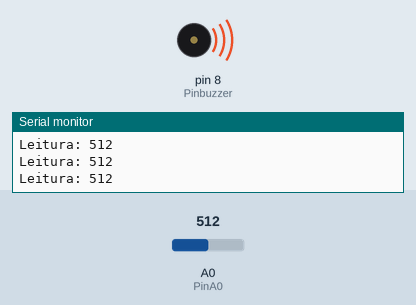
This sketch was run on a simulated Arduino Uno, built with avr-gcc and run on an emulated ATmega328P. On the bench: buzzer (waves = sounding, pin HIGH), the last lines printed to the serial monitor. Inputs (shaded band) come from the test bench; at power-on: A0 (PinA0) = 512.

Above: at 1.2 s.
1.3 s: A0 (PinA0) set to 319
2.8 s: A0 (PinA0) set to 293
At 3.4 s:
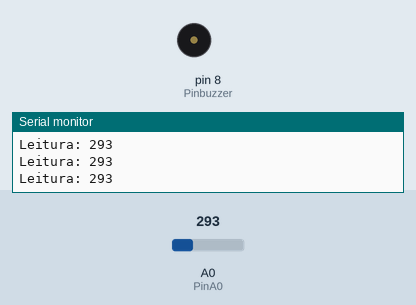
4.3 s: A0 (PinA0) set to 306
At 4.7 s:
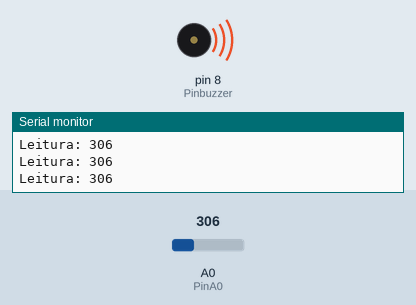
5.8 s: A0 (PinA0) set to 122
At 7.2 s:
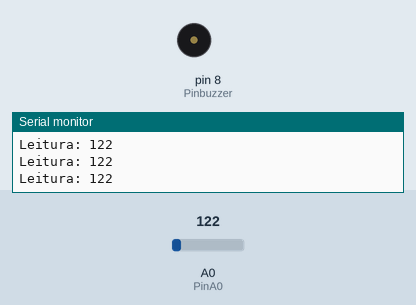
Timing chart, 0 to 8.3 s (numbered marks = the images above; inputs shaded):
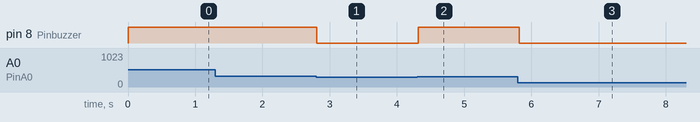

Measured:
- the behaviour switches between 301 and 300 on A0 (PinA0) (found by bisection; images 0 and 1)
- after the input at 2.8 s, pin 8 (Pinbuzzer): HIGH → LOW at once
- after the input at 4.3 s, pin 8 (Pinbuzzer): LOW → HIGH at once
- after the input at 5.8 s, pin 8 (Pinbuzzer): HIGH → LOW at once

The sketch:

uino-medindo-o-nivel-de-gas-com-o-sensor-mq2-e-buzzer_29-03-.ino
```cpp
int Pinbuzzer = 8; //PINO UTILIZADO PELO BUZZER
int PinA0 = A0;//PINO UTILIZADO PELO SENSOR DE GÁS MQ-2

int leitura_sensor = 300;//DEFININDO UM VALOR LIMITE (NÍVEL DE GÁS NORMAL)

void setup(){
pinMode(PinA0, INPUT); //DEFINE O PINO COMO ENTRADA
pinMode(Pinbuzzer, OUTPUT); //DEFINE O PINO COMO SAÍDA
Serial.begin(9600);//INICIALIZA A SERIAL
}
void loop(){
int valor_analogico = analogRead(PinA0); //VARIÁVEL RECEBE O VALOR LIDO NO PINO ANALÓGICO
Serial.print("Leitura: "); //EXIBE O TEXTO NO MONITOR SERIAL
Serial.println(valor_analogico);// MOSTRA NO MONITOR SERIAL O VALOR LIDO DO PINO ANALÓGICO
 if (valor_analogico > leitura_sensor){//SE VALOR LIDO NO PINO ANALÓGICO FOR MAIOR QUE O VALOR LIMITE, FAZ
 digitalWrite(Pinbuzzer, HIGH); //ATIVA O BUZZER E O MESMO EMITE O SINAL SONORO
 }else{ //SENÃO, FAZ
 digitalWrite(Pinbuzzer, LOW);//BUZZER DESLIGADO
 }
 delay(100); //INTERVALO DE 100 MILISSEGUNDOS
}
```
